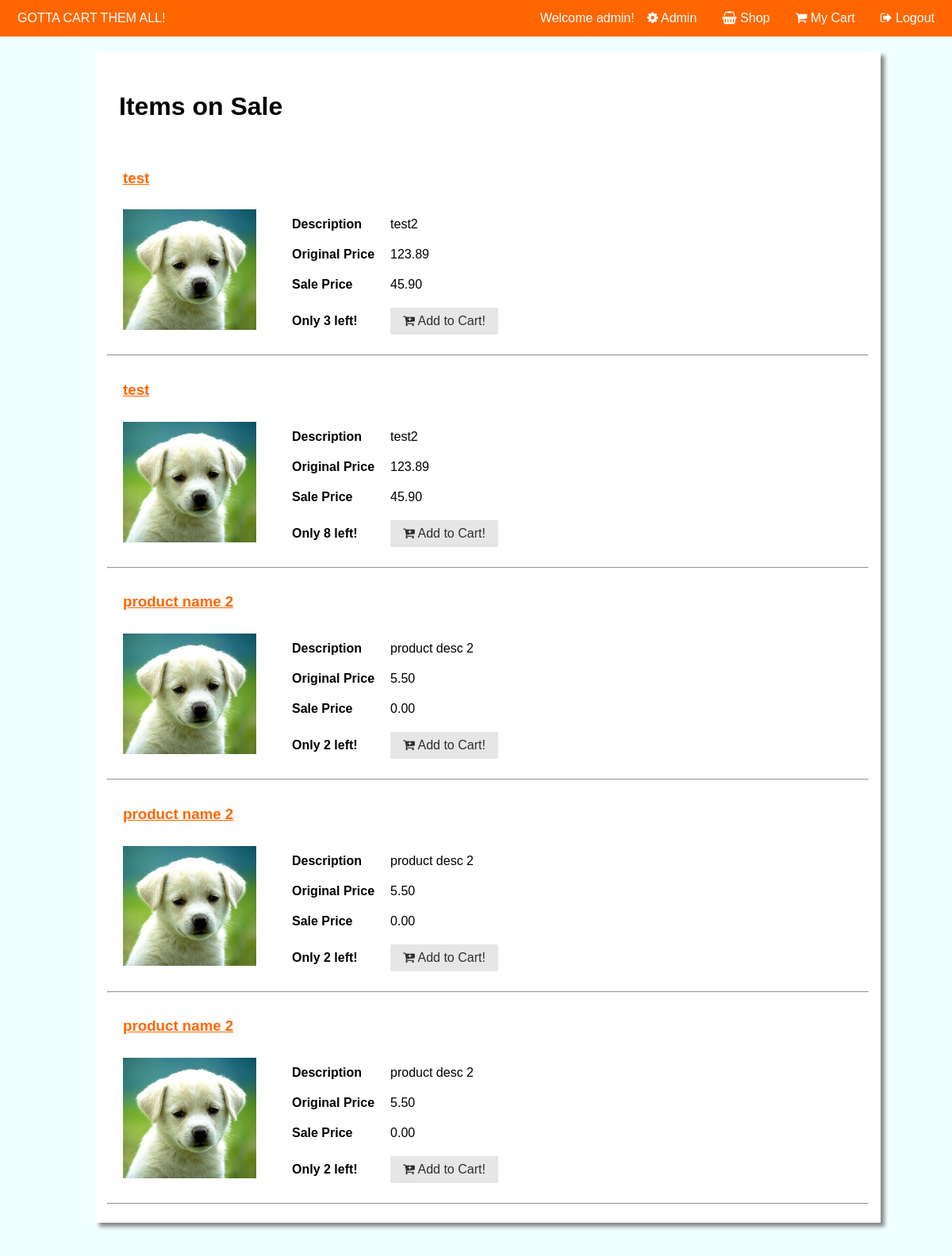
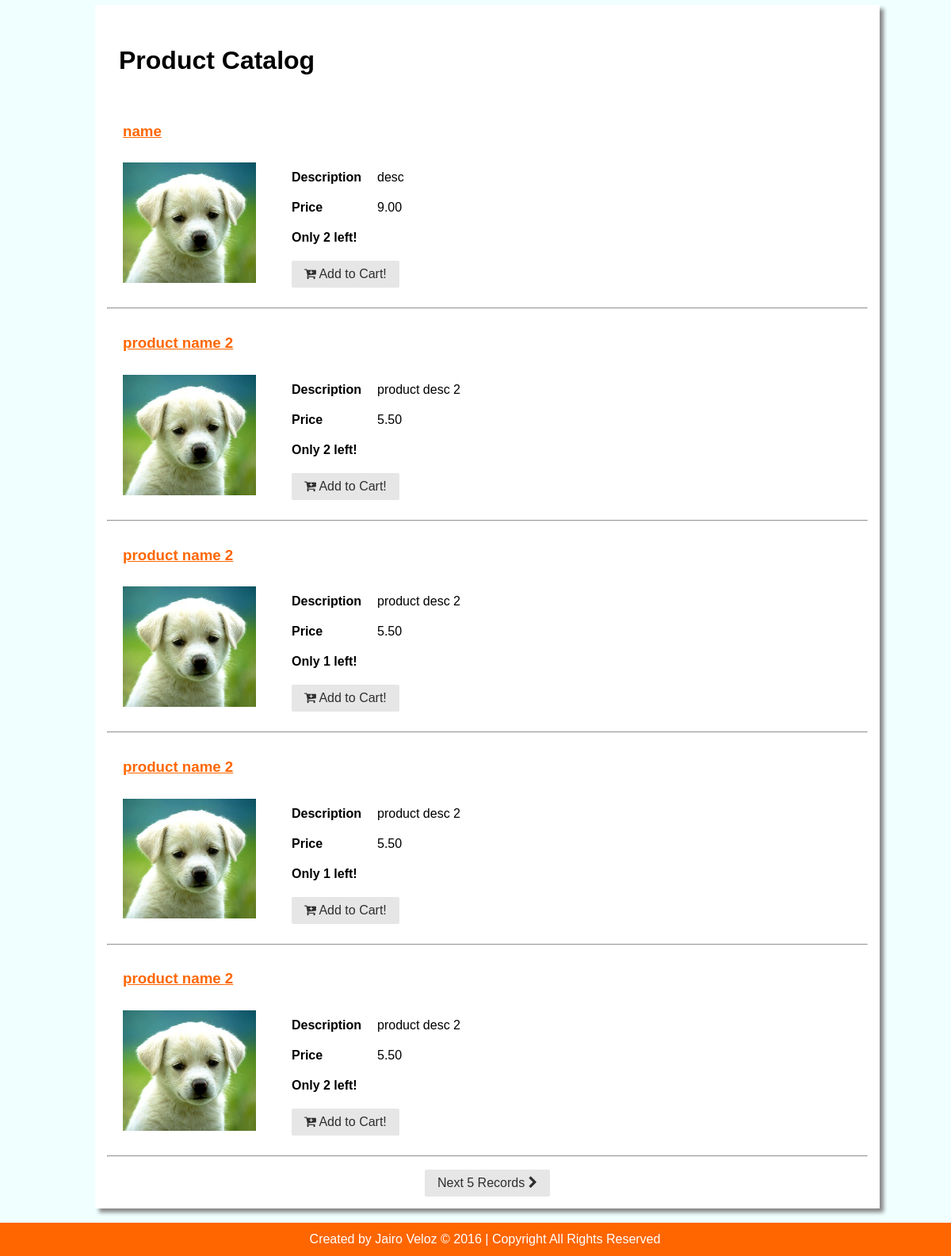
Screenshot of /index.php (signed in) with the database file from the repository (2 pictures, top to bottom).
### tables this page shows
CREATE TABLE `products` (
  `product_id` int(10) NOT NULL,
  `name` varchar(25) NOT NULL,
  `description` varchar(100) NOT NULL,
  `price` float(5,2) NOT NULL,
  `quantity` smallint(5) NOT NULL,
  `image` varchar(100) NOT NULL,
  `sale_price` float(5,2) NOT NULL,
  `on_sale` tinyint(1) NOT NULL
);

### DB/PDO.class.php (called while the page is built, shortened)
<?php
    class DB {
        private $dbh;
        private static $instance = null;
        public static function getInstance() {
            if (null === self::$instance) {
                self::$instance = new DB();
            }
            return self::$instance;
        }
        private function __construct() {
            try {
                $this->dbh = new PDO("mysql:host=$host;dbname=$db", $user, $pass);
                $this->dbh->setAttribute(PDO::ATTR_ERRMODE, PDO::ERRMODE_EXCEPTION);
            } catch (PODException $e) {
                die("Bad database connection");
            }
        }
        function getObjectByUserName($table) {
            try {
                $stmt = $this->dbh->prepare($table->getUserByUserName());
                $stmt->execute();
                if ($stmt->rowCount() === 0) {
                    return false;
                } else {
                    $stmt->setFetchMode(PDO::FETCH_CLASS, $table->getClassName());
                    $person = $stmt->fetch();
                    return $person;
                }
            } catch (PDOException $e) {
                echo $e->getMessage();
            }
        }
        function getProductsOnSale($table) {
            try {
                $data = Array();
                $stmt = $this->dbh->prepare($table->getOnSale());
                $stmt->execute();
                $stmt->setFetchMode(PDO::FETCH_CLASS, $table->getClassName());
                while($object = $stmt->fetch()) {
                    $data[] = $object;
                }
                return $data;
            } catch (PDOException $e) {
                echo $e->getMessage();
            }
        }
        function getProductsOnCatalog($table, $page = 0) {
            try {
                $limit = 5;
                $stmt = $this->dbh->prepare("SELECT COUNT(product_id) FROM products WHERE on_sale = 0 AND quantity > 0");
                $stmt->execute();
                $count = $stmt->fetch();
                $count = $count[0];
                if($page > 0) {
                    $offset = $limit * $page;
                } else {
                    $page = 0;
                    $offset = 0;
                }
                $left_rec = $count - ($page * $limit) - $limit;
                $data = Array();
                $stmt = $this->dbh->prepare($table->getOnCatalog());
                $stmt->bindParam(":plimit", $limit, PDO::PARAM_INT);
                $stmt->bindParam(":poffset", $offset, PDO::PARAM_INT);
                $stmt->execute();
                $stmt->setFetchMode(PDO::FETCH_CLASS, $table->getClassName());
                while($object = $stmt->fetch()) {
                    $data['pdo'][] = $object;
                }
                $data['pagi']['limit'] = $limit;
                $data['pagi']['left_rec'] = $left_rec;
                return $data;
            } catch (PDOException $e) {
                echo $e->getMessage();
            }
        }
    }

### DB/User.class.php (called while the page is built, shortened)
<?php
    class User implements Table {
        private $user_name;
        private $is_admin;
        function getIs_admin(){ return $this->is_admin; }
        function setUser_name($user_name) { $this->user_name = $user_name; }
        public function getUserByUserName() { return "SELECT * FROM users WHERE user_name = '{$this->user_name}'"; }
        public function getClassName() { return "User"; }
    }

### DB/Product.class.php (called while the page is built, shortened)
<?php
    class Product implements Table {
        private $name;
        private $description;
        private $price;
        private $quantity;
        private $image;
        private $sale_price;
        function getName(){ return $this->name; }
        function getDescription(){ return $this->description; }
        function getPrice(){ return $this->price; }
        function getQuantity(){ return $this->quantity; }
        function getImage(){ return $this->image; }
        function getSale_price(){ return $this->sale_price; }
        function getOnSale() { return "SELECT * FROM products WHERE on_sale = 1 AND quantity > 0 LIMIT 5"; }
        function getOnCatalog() { return "SELECT * FROM products WHERE on_sale = 0 AND quantity > 0 LIMIT :plimit OFFSET :poffset"; }
        public function getClassName() { return "Product"; }
    }

### index.php (the view, shortened to what this page needs)
<?php
    require_once("LIB_project1.php");
    require_once("./DB/PDO.class.php");
    require_once("./DB/Product.class.php");
    $db = DB::getInstance();
    includeHeader();
?>
        <div class="content-wrapper">
            <div class="content">
                <div class="on-sale-div">
                    <h1 class="content-head is-center on-sale-title">Items on Sale</h1>
                    <?php
                    $product = new Product();
                    $product->setOn_sale(1);
                    $products = $db->getProductsOnSale($product);
                    foreach ($products as $product) {
                        echo<<<EOF
                        <div class="product">
                            <h3 class="product-name">{$product->getName()}</h3>
                            <div class="product-img"><img width="168" src="{$product->getImage()}" /></div>
                            <div class="product-desc">
                                <table>
                                    <tr>
                                        <th>Description</th>
                                        <td>{$product->getDescription()}</td>
                                    </tr>
                                    <tr>
                                        <th>Original Price</th>
                                        <td>{$product->getPrice()}</td>
                                    </tr>
                                    <tr>
                                        <th>Sale Price</th>
                                        <td>{$product->getSale_price()}</td>
                                    </tr>
                                    <tr>
                                        <th>Only {$product->getQuantity()} left!</th>
                                        <td>
                                            <form method="post" action="">
                                                <input type="hidden" name="item" value="{$product->getId()}">
                                                <button class="pure-button button-warning" type="submit"><i class="fa fa-cart-plus"></i> Add to Cart!</button>
                                            </form>
                                        </td>
                                    </tr>
                                </table>
                            </div>
                        </div>
                        <hr />
EOF;
                    } ?>
                </div>
                <div class="catalog-div">
                    <h1 class="content-head is-center catalog-title">Product Catalog</h1>
                    <?php
                    $product = new Product();
                    $product->setOn_sale(0);
                    if(isset($_GET['page']) && $_GET['page'] > 0) {
                        $page = $_GET['page'];
                    } else {
                        $page = 0;
                    }
                    $result = $db->getProductsOnCatalog($product, $page);
                    $products = $result['pdo'];
                    $pagination = $result['pagi'];
                    $left_rec = $pagination['left_rec'];
                    foreach ($products as $product) {
                        echo<<<EOF
                        <div class="product">
                            <h3 class="product-name">{$product->getName()}</h3>
                            <div class="product-img"><img width="168" src="{$product->getImage()}" /></div>
                            <div class="product-desc">
                                <table>
                                    <tr>
                                        <th>Description</th>
                                        <td>{$product->getDescription()}</td>
                                    </tr>
                                    <tr>
                                        <th>Price</th>
                                        <td>{$product->getPrice()}</td>
                                    </tr>
                                    <tr>
                                        <th colspan="2">Only {$product->getQuantity()} left!</th>
                                    </tr>
                                    <tr>
                                        <td colspan="2">
                                        <form method="post" action="">
                                            <input type="hidden" name="item" value="{$product->getId()}">
                                            <button class="pure-button button-warning" type="submit"><i class="fa fa-cart-plus"></i> Add to Cart!</button>
                                        </form>
                                        </td>
                                    </tr>
                                </table>
                            </div>
                        </div>
                        <hr />
EOF;
                    }
                    echo "<p class='pagination'>";
                    if( $page == 0 && $left_rec > 0) {
                        $page = $page + 1;
                        echo "<a class='pure-button' href=\"$_PHP_SELF?page=$page\">Next 5 Records <i class='fa fa-chevron-right'></i></a>";
                    } else if ($page > 0 ) {
                        $last = $page - 1;
                        echo "<a class='pure-button' href=\"$_PHP_SELF?page=$last\"><i class='fa fa-chevron-left'></i> Last 5 Records</a>";
                        if($left_rec > 0) {
                            $page = $page + 1;
                            echo " <a class='pure-button' href=\"$_PHP_SELF?page=$page\">Next 5 Records <i class='fa fa-chevron-right'></i></a>";
                        }
                    }
                    echo "</p>";
                    ?>
                </div>
            </div>
        </div>
<?php includeFooter(); ?>

### LIB_project1.php (shortened to what this page needs)
<?php
    function includeHeader() {
        require_once("./DB/PDO.class.php");
        require_once("./DB/User.class.php");
        $db = DB::getInstance();
        $user = new User();
        if (isset($_SESSION['user'])) {
            $user->setUser_name($_SESSION['user']['user_name']);
            $user = $db->getObjectByUserName($user);
            $admin = ($user->getIs_admin()?'<li class="pure-menu-item"><a href="admin.php" class="pure-menu-link"><i class="fa fa-cog"></i> Admin</a></li>':"");
            $user_name = "";
            $user_name = "Welcome ".$_SESSION['user']['user_name']."!";
        }
        if(!isset($_SESSION['user'])) {
            $logged = '<li class="pure-menu-item"><a href="sign_up.php" class="pure-menu-link"><i class="fa fa-user-plus"></i> Sign Up</a></li><li class="pure-menu-item"><a href="login.php" class="pure-menu-link"><i class="fa fa-sign-in"></i> Login</a></li>';
        } else {
            $logged = '<li class="pure-menu-item">'.$user_name.'</li>'.$admin.'<li class="pure-menu-item"><a href="index.php" class="pure-menu-link"><i class="fa fa-shopping-basket"></i> Shop</a></li><li class="pure-menu-item"><a href="cart.php" class="pure-menu-link"><i class="fa fa-shopping-cart"></i> My Cart</a></li><li class="pure-menu-item"><a href="logout.php" class="pure-menu-link"><i class="fa fa-sign-out"></i> Logout</a></li>';
        }
        echo<<<EOT
    <!DOCTYPE HTML>
    <html lang="en">
        <head>
            <title>Cart Them All!</title>
            <link rel="stylesheet" href="assets/css/pure-release-0.6.0/pure-min.css">
            <link rel="stylesheet" href="assets/font-awesome-4.5.0/css/font-awesome.min.css">
            <link rel="stylesheet" href="assets/css/custom.css">
            <meta name="viewport" content="width=device-width, initial-scale=1">
        </head>
        <body>
            <div class="header">
                <div class="home-menu pure-menu pure-menu-horizontal pure-menu-fixed">
                    <a class="pure-menu-heading" href="">Gotta Cart Them All!</a>
                    <ul class="pure-menu-list">
                        $logged
                    </ul>
                </div>
            </div>
EOT;
    }
    function includeFooter() {
        echo<<<EOT
        </body>
        <footer>
            <div class="footer l-box is-center">
                Created by Jairo Veloz &copy; 2016 | Copyright All Rights Reserved
            </div>
            <script src="assets/js/jquery-1.11.3.min.js"></script>
            <script src="assets/js/angular.min.js"></script>
        </footer>
    </html>
EOT;
    }

### assets/css/pure-release-0.6.0/pure-min.css (style rules this page uses)
html { font-family:sans-serif;-ms-text-size-adjust:100%;-webkit-text-size-adjust:100% }
body { margin:0 }
article,aside,details,figcaption,figure,footer,header,hgroup,main,menu,nav,section,summary { display:block }
a { background-color:transparent }
h1 { font-size:2em;margin:.67em 0 }
img { border:0 }
hr { -moz-box-sizing:content-box;box-sizing:content-box;height:0 }
button,input,optgroup,select,textarea { color:inherit;font:inherit;margin:0 }
button { overflow:visible }
button,select { text-transform:none }
button,html input[type=button],input[type=reset],input[type=submit] { -webkit-appearance:button;cursor:pointer }
table { border-collapse:collapse;border-spacing:0 }
td,th { padding:0 }
.pure-button { display:inline-block;zoom:1;line-height:normal;white-space:nowrap;vertical-align:middle;text-align:center;cursor:pointer;-webkit-user-drag:none;-webkit-user-select:none;-moz-user-select:none;-ms-user-select:none;user-select:none;-webkit-box-sizing:border-box;-moz-box-sizing:border-box;box-sizing:border-box }
.pure-button { font-family:inherit;font-size:100%;padding:.5em 1em;color:#444;color:rgba(0,0,0,.8);border:1px solid #999;border:0 rgba(0,0,0,0);background-color:#E6E6E6;text-decoration:none;border-radius:2px }
.pure-menu { -webkit-box-sizing:border-box;-moz-box-sizing:border-box;box-sizing:border-box }
.pure-menu-fixed { position:fixed;left:0;top:0;z-index:3 }
.pure-menu-list,.pure-menu-item { position:relative }
.pure-menu-list { list-style:none;margin:0;padding:0 }
.pure-menu-item { padding:0;margin:0;height:100% }
.pure-menu-link,.pure-menu-heading { display:block;text-decoration:none;white-space:nowrap }
.pure-menu-horizontal { width:100%;white-space:nowrap }
.pure-menu-horizontal .pure-menu-list { display:inline-block }
.pure-menu-horizontal .pure-menu-item,.pure-menu-horizontal .pure-menu-heading,.pure-menu-horizontal .pure-menu-separator { display:inline-block;*display:inline;zoom:1;vertical-align:middle }
.pure-menu-heading { text-transform:uppercase;color:#565d64 }
.pure-menu-link { color:#777 }
.pure-menu-link,.pure-menu-disabled,.pure-menu-heading { padding:.5em 1em }

### assets/css/custom.css (style rules this page uses)
.header div { background-color: #ff6600; padding: 0.5%; }
.header div a { color: #fff; }
.pure-menu-list { float: right; }
footer { position:fixed; left:0px; bottom:0px; width:100%; background-color: #ff6600; padding: 1%; color: #fff; text-align: center; }
.content-wrapper { margin-top: 5%; }
.content { width: 80%; margin: 0 auto; margin-bottom: 5%; }
body { background-color: #F0FFFF; }
.on-sale-title, .catalog-title, .cart-title { padding: 15px; }
.on-sale-div, .catalog-div, .cart-div, .add-admin-div, .update-admin-div { background-color: #fff; padding: 15px; margin-top: 5px; box-shadow: 5px 5px 5px #888888; width: 100%; display: inline-block; }
.catalog-div, .update-admin-div { margin-top: 5%; }
.product-name { padding: 5px; color: #ff6600; text-decoration: underline; }
.product-img, .product-desc { float: left; padding: 5px; }
.product-desc { margin-left: 25px; }
.product-desc table tr { text-align: left; }
.product-desc table tr th, .product-desc table tr td { padding: 10px; }
.product { display: table; margin-bottom: 10px; }
.product-name, .product-img { margin-left: 15px; }
.pagination, .add-inputs { text-align: center; margin-bottom: 0px; }
.pagination a, .add-inputs button { margin: 0 25px; }
.pure-menu-item { color: #fff; }

### rows the page displays
products: name "test", image (picture), description "test2", price "123.89", sale_price "45.90", quantity "3"
products: name "test", image (picture), description "test2", price "123.89", sale_price "45.90", quantity "8"
products: name "product name 2", image (picture), description "product desc 2", price "5.50", sale_price "0.00", quantity "2"
products: name "product name 2", image (picture), description "product desc 2", price "5.50", sale_price "0.00", quantity "2"
products: name "product name 2", image (picture), description "product desc 2", price "5.50", sale_price "0.00", quantity "2"
products: name "name", image (picture), description "desc", price "9.00", quantity "2"
products: name "product name 2", image (picture), description "product desc 2", price "5.50", quantity "2"
products: name "product name 2", image (picture), description "product desc 2", price "5.50", quantity "1"
products: name "product name 2", image (picture), description "product desc 2", price "5.50", quantity "1"
products: name "product name 2", image (picture), description "product desc 2", price "5.50", quantity "2"

### other values shown
$user_name "Welcome admin!"
